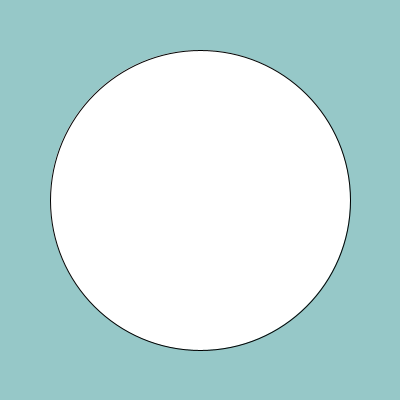
Frame 1 (no input)
Frame 60 (the mouse pressed at the canvas centre just before this capture): identical to frame 1, image omitted
Frame 120 (the mouse held since frame 60 and released just before this capture): identical to frame 1, image omitted

The Processing sketch that drew this single still picture (run headless with seeded random() and noise(); from frame 60 on, the mouse is pressed at the canvas centre):

// Processing sketch: sketch_7
// ── sketch_7.pde
// map the fill value of the ellipse so that the closer the mouse is to the
// center, the brighter it is. the fill value should be black if the mouse is 
// outside the ellipse.

void setup() {
  size(400, 400);
}

void draw() {
  background(150, 200, 200);
  fill(255);
  ellipse(width/2, height/2, 300, 300);
}
